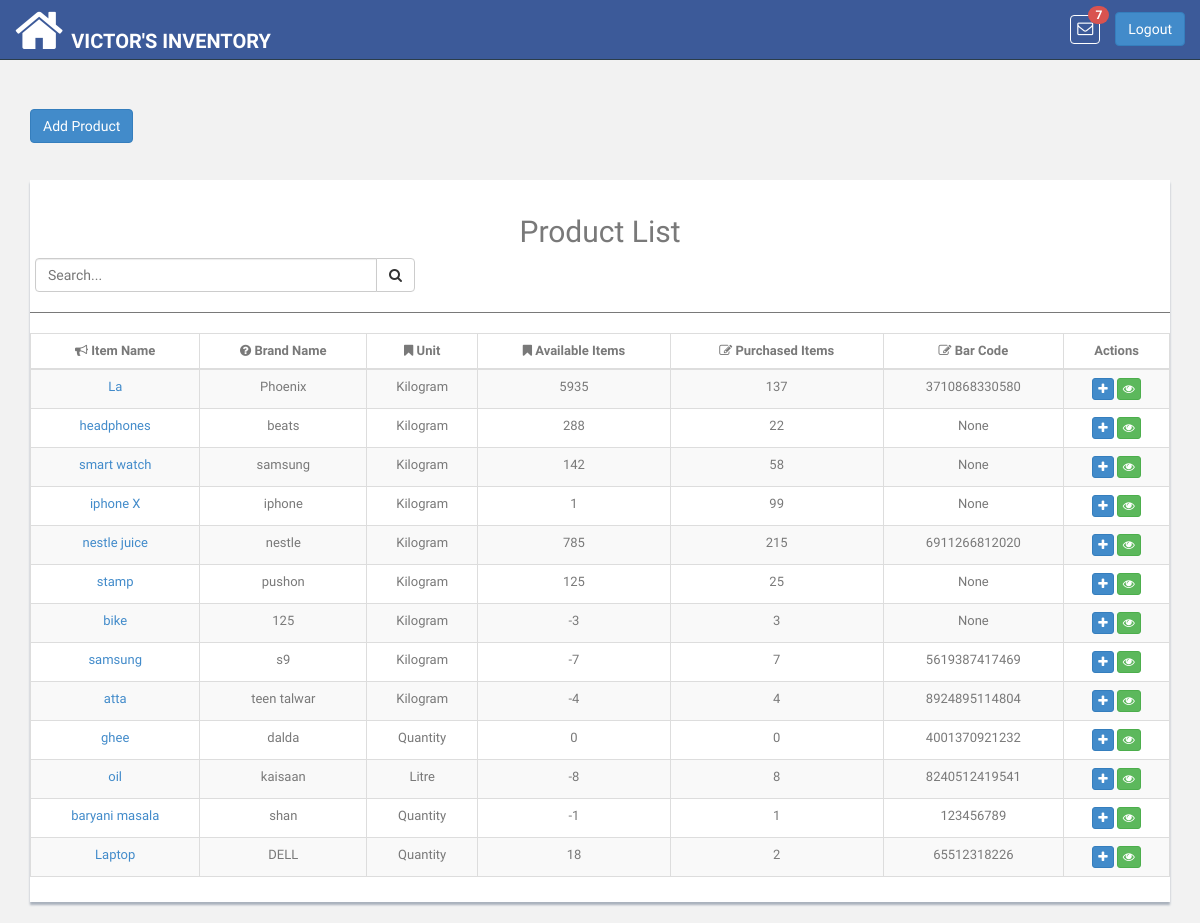
Page /product/items/list/ (signed in) on the committed database.
### pis_product/models.py (models this page shows, shortened)
class Product(models.Model):
    UNIT_TYPE_KG = 'Kilogram'
    UNIT_TYPE_GRAM = 'Gram'
    UNIT_TYPE_LITRE = 'Litre'
    UNIT_TYPE_QUANTITY = 'Quantity'
    UNIT_TYPES = (
        (UNIT_TYPE_KG, 'Kilogram'),
        (UNIT_TYPE_GRAM, 'Gram'),
        (UNIT_TYPE_LITRE, 'Litre'),
        (UNIT_TYPE_QUANTITY, 'Quantity'),
    )
    unit_type = models.CharField(
        choices=UNIT_TYPES, default=UNIT_TYPE_QUANTITY,
        blank=True, null=True, max_length=200
    )
    name = models.CharField(max_length=100, unique=True)
    brand_name = models.CharField(max_length=200, blank=True, null=True)
    retailer = models.ForeignKey(
        'pis_retailer.Retailer',
        related_name='retailer_product',on_delete=models.CASCADE
    )
    bar_code = models.CharField(max_length=13, unique=True, blank=True,
                                null=True)
    def product_available_items(self):
        try:
            obj_stock_in = self.stockin_product.aggregate(Sum('quantity'))
            stock_in = float(obj_stock_in.get('quantity__sum'))
        except:
            stock_in = 0
        try:
            obj_stock_out = self.stockout_product.aggregate(
                Sum('stock_out_quantity'))
            stock_out = float(obj_stock_out.get('stock_out_quantity__sum'))
        except:
            stock_out = 0
        return  stock_in - stock_out
    def product_purchased_items(self):
        try:
            obj_stock_out = self.stockout_product.aggregate(
                Sum('stock_out_quantity'))
            stock_out = float(obj_stock_out.get('stock_out_quantity__sum'))
        except:
            stock_out = 0
        return  stock_out

### pis_product/views.py (the view)
class ProductItemList(TemplateView):
    template_name = 'products/product_list.html'
    def dispatch(self, request, *args, **kwargs):
        if not self.request.user.is_authenticated:
            return HttpResponseRedirect(reverse('login'))
        return super(
            ProductItemList, self).dispatch(request, *args, **kwargs)
    def get_context_data(self, **kwargs):
        context = super(ProductItemList, self).get_context_data(**kwargs)
        products = (
            self.request.user.retailer_user.retailer.retailer_product.all()
        )
        context.update({
            'products': products
        })
        return context

### pis_com/templatetags/template_tags.py (called while the page is built)
@register.simple_tag
def product_notifications(retailer_id):
    return Product.objects.filter(retailer__id=retailer_id)

### templates/products/product_list.html (shortened to what this page needs)
{% extends 'base.html' %}
{% block content %}
    <div class="col-md-12">
            <br>
            <a href="{% url 'product:add_product' retailer_id=request.user.retailer_user.retailer.id %}"><button type="button" id="add-product" class="btn btn-primary"  id="load" data-loading-text="<i class='fa fa-circle-o-notch fa-spin'></i>Processing">Add Product </button></a>
            <br><br><br>
            <div class="content-panel table-responsive">
                <table class="table table-striped table-bordered table-advance table-hover item-table">
                    <h2 class="text-center">Product List</h2>
                    <div class="input-group custom-search-form col-md-4" style="left: 5px">
                        <input type="text" class="form-control search-product" placeholder="Search...">
                        <span class="input-group-btn">
                            <button class="btn btn-default" type="button">
                                <i class="fa fa-search"></i>
                            </button>
                        </span>
                    </div>
                    <hr>
                    <thead>
                    <tr>
                        <th class="text-center"><i class="fa fa-bullhorn"></i> Item Name</th>
                        <th class="text-center"><i class="fa fa-question-circle"></i> Brand Name</th>
                        <th class="text-center"><i class=" fa fa-bookmark"></i> Unit</th>
                        <th class="text-center"><i class=" fa fa-bookmark"></i> Available Items</th>
                        <th class="text-center"><i class=" fa fa-edit"></i> Purchased Items</th>
                        <th class="text-center"><i class=" fa fa-edit"></i> Bar Code</th>
                        <th class="text-center">Actions</th>
                    </tr>
                    </thead>
                    <tbody class="product-table-body text-center">
                    {% for item in products %}
                        <tr>
                            <td><a href="{% url 'product:item_details' pk=item.id %}">{{ item.name}}</a></td>
                            <td class="#">{{ item.brand_name }}</td>
                            <td class="#">{{ item.unit_type }}</td>
                            <td>{{ item.product_available_items|floatformat:-2 }}</td>
                            <td>{{ item.product_purchased_items|floatformat:-2 }}</td>
                            <td>{{ item.bar_code}}</td>
                            <td>
                                <a href="{% url 'product:add_product_items' product_id=item.id %}"><button class="btn btn-primary btn-xs"><i class="fa fa-plus"></i></button></a>
                                <a href="{% url 'product:item_details' pk=item.id %}"><button class="btn btn-success btn-xs"><i class="fa fa-eye"></i></button></a>
                            </td>
                        </tr>
                    {% endfor %}
                    </tbody>
                </table>
            </div>
        </div>
{% endblock %}

### templates/base.html (shortened to what this page needs)
<!DOCTYPE html>
<html lang="en" xmlns="http://www.w3.org/1999/html">
{% load static %}
{% load template_tags %}
<head>
    <link href="{% static 'css/bootstrap.css' %}" rel="stylesheet">
    <link href="{% static 'font-awesome/css/font-awesome.css' %}" rel="stylesheet" />
    <link rel="stylesheet" type="text/css" href="{% static 'css/zabuto_calendar.css' %}">
    <link rel="stylesheet" type="text/css" href="{% static 'js/gritter/css/jquery.gritter.css' %}" />
    <link rel="stylesheet" type="text/css" href="{% static 'lineicons/style.css' %}">
    <link href="{% static 'css/style.css' %}" rel="stylesheet">
    <link href="{% static 'css/style-responsive.css' %}" rel="stylesheet">
    <link href="{% static 'css/profileImage.css' %}" rel="stylesheet" type="text/css"/>
    <link href="{% static 'css/sweetalert2.min.css' %}" rel="stylesheet" />
</head>
<body>
<section id="container" >
    <header class="header black-bg">
        <a href="{% url 'index' %}" class="home_icon" style="float:left"><i class="fa fa-home fa-4x" aria-hidden="true"></i></a>
        <a href="{% url 'index' %}" class="logo"><b>VICTOR's Inventory</b></a>
        <div class="right_div">
            <div class="nav notify-row" id="top_menu">
                {% product_notifications retailer_id=request.user.retailer_user.retailer.id as p_n %}
                <ul class="nav top-menu">
                    <li id="header_inbox_bar" class="dropdown">
                        <a data-toggle="dropdown" class="dropdown-toggle msg" href="index.html#">
                            <i class="fa fa-envelope-o"></i> <span class="badge badge-danger notification_count" style="background: #d9534f"></span>
                        </a>
                    </li>
                </ul>
            </div>
            <div class="top-menu">
                <a tabindex="logout" class="btn btn-primary" href="{% url 'logout' %}" style="margin-top: 12px;">Logout</a>
            </div>
        </div>
    </header>
    <section class="wrapper">
        {% block content %}{% endblock %}
    </section>
</section>
</body>
</html>

### app_static/css/style.css (style rules this page uses)
body { color: #797979; background: #f2f2f2; font-family: 'Ruda', sans-serif; padding: 0px !important; margin: 0px !important; font-size:13px; }
ul li { list-style: none; }
a, a:hover, a:focus { text-decoration: none; outline: none; }
#container { width: 100%; height: 100%; }
hr { margin-top: 20px; margin-bottom: 20px; border: 0; border-top: 1px solid #797979; }
.header, .footer { min-height: 60px; padding: 0 15px; }
.header { position: fixed; left: 0; right: 0; z-index: 1002; }
.black-bg { background: #3C5A99; border-bottom: 1px solid #2B3D4A; }
.wrapper { display: inline-block; margin-top: 90px; padding-left: 15px; padding-right: 15px; padding-bottom: 15px; padding-top: 0px; width: 100%; }
a.logo { font-size: 20px; color: #ffffff; float: left; margin-top: 27px; text-transform: uppercase; }
a.logo b { font-weight: 900; }
#top_menu .nav > li, ul.top-menu > li { float: left; }
.notify-row { float: left; margin-top: 15px; margin-left: 92px; }
ul.top-menu > li > a { color: #666666; font-size: 16px; border-radius: 4px; -webkit-border-radius: 4px; border:1px solid #68dff0; padding: 2px 6px; margin-right: 15px; }
.notify-row .badge { position: absolute; right: -10px; top: -10px; z-index: 100; }
.content-panel { background: #ffffff; box-shadow: 0px 3px 2px #aab2bd; padding-top: 15px; padding-bottom: 5px; }

### templates/base.html (style rules this page uses)
.msg { color: #fff !important; border:none !important; border: 1px solid #fff !important; }
.right_div { float:right; }
.notify-row { margin-left: -45px !important; }
.home_icon { float:left; color:#fff; margin-right:8px; margin-top:5px; }

### rows in the picture
Product: name "La", brand_name "Phoenix", unit_type "Kilogram", product_available_items "5935", product_purchased_items "137", bar_code "3710868330580"
Product: name "headphones", brand_name "beats", unit_type "Kilogram", product_available_items "288", product_purchased_items "22", bar_code "None"
Product: name "smart watch", brand_name "samsung", unit_type "Kilogram", product_available_items "142", product_purchased_items "58", bar_code "None"
Product: name "iphone X", brand_name "iphone", unit_type "Kilogram", product_available_items "1", product_purchased_items "99", bar_code "None"
Product: name "nestle juice", brand_name "nestle", unit_type "Kilogram", product_available_items "785", product_purchased_items "215", bar_code "6911266812020"
Product: name "stamp", brand_name "pushon", unit_type "Kilogram", product_available_items "125", product_purchased_items "25", bar_code "None"
Product: name "bike", brand_name "125", unit_type "Kilogram", product_available_items "-3", product_purchased_items "3", bar_code "None"
Product: name "samsung", brand_name "s9", unit_type "Kilogram", product_available_items "-7", product_purchased_items "7", bar_code "5619387417469"
Product: name "atta", brand_name "teen talwar", unit_type "Kilogram", product_available_items "-4", product_purchased_items "4", bar_code "8924895114804"
Product: name "ghee", brand_name "dalda", unit_type "Quantity", product_available_items "0", product_purchased_items "0", bar_code "4001370921232"
Product: name "oil", brand_name "kaisaan", unit_type "Litre", product_available_items "-8", product_purchased_items "8", bar_code "8240512419541"
Product: name "baryani masala", brand_name "shan", unit_type "Quantity", product_available_items "-1", product_purchased_items "1", bar_code "123456789"
Product: name "Laptop", brand_name "DELL", unit_type "Quantity", product_available_items "18", product_purchased_items "2", bar_code "65512318226"
